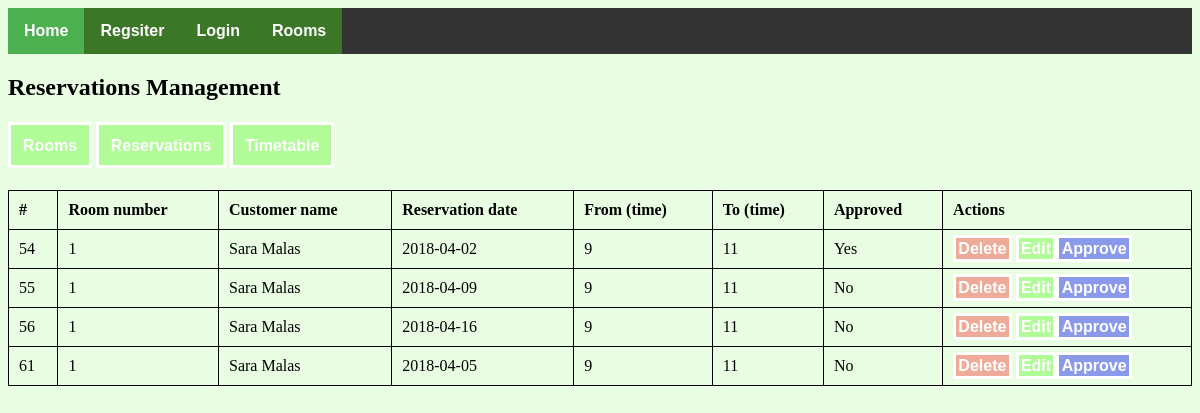
Page /pages/booking.php on the earlier database version.
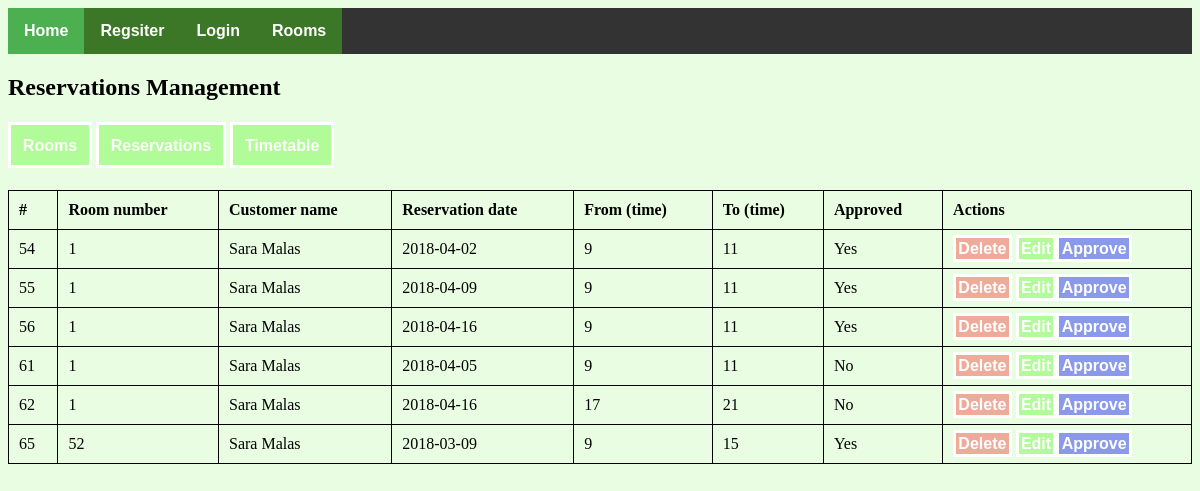
Same page on the later database version.
### tables this page shows
CREATE TABLE `reservations` (
  `reservation_id` int(11) NOT NULL,
  `room_id` int(11) NOT NULL,
  `user_id` int(11) NOT NULL,
  `reservation_date` date NOT NULL,
  `from_time` varchar(255) NOT NULL,
  `to_time` varchar(255) NOT NULL,
  `approved` tinyint(4) NOT NULL DEFAULT '0'
);

CREATE TABLE `rooms` (
  `id` int(11) NOT NULL,
  `room_number` int(11) NOT NULL,
  `description` text NOT NULL,
  `image` varchar(255) NOT NULL
);

CREATE TABLE `users` (
  `id` int(11) NOT NULL,
  `full_name` varchar(255) NOT NULL,
  `phonenumber` varchar(255) NOT NULL,
  `address` text NOT NULL,
  `gender` tinyint(4) NOT NULL,
  `email` varchar(255) NOT NULL,
  `password` varchar(255) NOT NULL,
  `is_admin` tinyint(4) NOT NULL DEFAULT '0',
  `salt` varchar(255) NOT NULL
);

### pages/booking.php (the view, shortened to what this page needs)
<!DOCTYPE html>
<html>
<head>
  <link rel="stylesheet" type="text/css" href="../css/style.css">
</head>
<body>
  <?php
        include('config.php');
  ?>
<ul>
    <li><a href="../index.php" class="active">Home</a></li>
    <li><a href="register.php">Regsiter</a></li>
    <?php if (isset($_SESSION['login'])) { ?>
      <li><a href="reservations.php">Reservations</a></li>
      <li><a href="logout.php">Logout</a></li>
      <?php if (isset($_SESSION['is_admin']) && ($_SESSION['is_admin'] == "1")) { ?>
        <li><a href="admin.php">Admin</a></li>
      <?php } ?>
    <?php } else { ?>
      <li><a href="login.php">Login</a></li>
    <?php } ?>
    <li><a href="rooms.php">Rooms</a></li>
  </ul>
  <h2>Reservations Management</h2>
  <div class="admin-links">
    <a href="room.php">Rooms</a>
    <a href="booking.php">Reservations</a>
    <a href='timetable.php'>Timetable</a>
  </div>
  <table style="width:100%">
  <tr>
    <th>#</th>
    <th>Room number</th>
    <th>Customer name</th>
    <th>Reservation date</th>
    <th>From (time)</th>
    <th>To (time)</th>
    <th>Approved</th>
    <th>Actions</th>
  </tr>
  <?php
    $sql = "SELECT * FROM reservations INNER JOIN rooms ON reservations.room_id = rooms.id INNER JOIN users ON users.id = reservations.user_id";
    $rooms = mysqli_query($connection, $sql);
    if ($rooms->num_rows > 0) {
      while ($row = mysqli_fetch_assoc($rooms)) {
         echo "<tr>";
          echo "<td>".$row['reservation_id']."</td>";
          echo "<td>".$row['room_number']."</td>";
          echo "<td>".$row['full_name']."</td>";
          echo "<td>".$row['reservation_date']."</td>";
          echo "<td>".$row['from_time']."</td>";
          echo "<td>".$row['to_time']."</td>";
          if ($row['approved'] == "1") {
            echo "<td>Yes</td>";
          } else {
            echo "<td>No</td>";
          }
          echo "<td><a href='deleteReservation.php?id=".$row['reservation_id']."' class='delete'>Delete</a> <a href='editReservation.php?id=".$row['reservation_id']."'>Edit</a><a href='approve.php?id=".$row['reservation_id']."' class='approve'>Approve</a></td>";
         echo "</tr>";
      }
    }
  ?>
</table>
</body>
</html>

### css/style.css (style rules this page uses)
body { background-color: #4bf5131f; }
a { text-decoration: none; background-color: #4bf51359; border: solid 3px #fff; padding: 1%; color: #fff; font-weight: bold; font-family: sans-serif; }
.admin-links { margin: 3% auto; }
table, th, td { border: 1px solid black; border-collapse: collapse; }
th, td { padding: 10px; }
th { text-align: left; }
.delete { background-color: #f5131359; }
.approve { background-color: #131af570; }
ul { list-style-type: none; margin: 0; padding: 0; overflow: hidden; background-color: #333; }
li { float: left; }
li a { display: block !important; color: white !important; text-align: center !important; padding: 14px 16px !important; text-decoration: none !important; border: 0px !important; }
.active { background-color: #4CAF50 !important; }

Differences in the rows shown:
changed reservations id 55: approved "No" → "Yes"
changed reservations id 56: approved "No" → "Yes"
added reservations: reservation_id "62", room.room_number "1", user.full_name "Sara Malas", reservation_date "2018-04-16", from_time "17", to_time "21", approved "No"
added reservations: reservation_id "65", room.room_number "52", user.full_name "Sara Malas", reservation_date "2018-03-09", from_time "9", to_time "15", approved "Yes"
